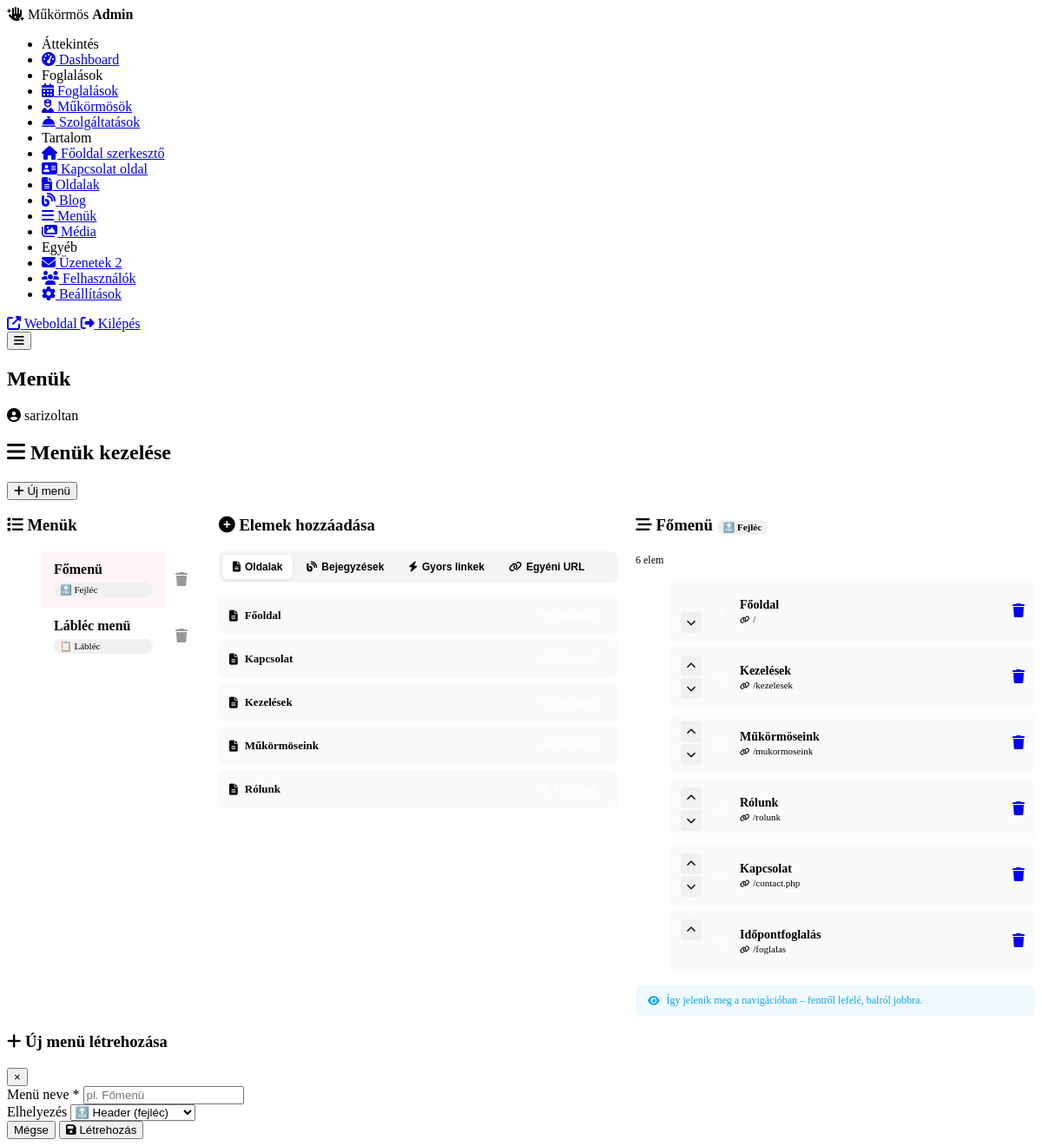
The page /admin/menus.php (signed in) on the database its author committed.
### tables this page shows
CREATE TABLE `menus` (
  `id` int(11) NOT NULL,
  `name` varchar(100) NOT NULL,
  `location` varchar(50) DEFAULT NULL
);

CREATE TABLE `pages` (
  `id` int(11) NOT NULL,
  `title` varchar(255) NOT NULL,
  `slug` varchar(255) NOT NULL,
  `content` longtext DEFAULT NULL,
  `meta_title` varchar(255) DEFAULT NULL,
  `meta_description` text DEFAULT NULL,
  `schema_type` varchar(50) DEFAULT 'WebPage',
  `status` enum('published','draft') DEFAULT 'draft',
  `sort_order` int(11) DEFAULT 0,
  `created_at` timestamp NOT NULL DEFAULT current_timestamp(),
  `updated_at` timestamp NOT NULL DEFAULT current_timestamp() ON UPDATE current_timestamp()
);

CREATE TABLE `menu_items` (
  `id` int(11) NOT NULL,
  `menu_id` int(11) NOT NULL,
  `parent_id` int(11) DEFAULT 0,
  `label` varchar(100) NOT NULL,
  `url` varchar(255) DEFAULT NULL,
  `page_id` int(11) DEFAULT NULL,
  `sort_order` int(11) DEFAULT 0,
  `target` varchar(20) DEFAULT '_self'
);

### includes/functions.php (called while the page is built, shortened)
<?php
function csrf_token(): string {
    return $_SESSION['csrf_token'];
}
function e(?string $str): string {
    return htmlspecialchars((string)($str ?? ''), ENT_QUOTES, 'UTF-8');
}

### admin/menus.php (the view, shortened to what this page needs)
<?php
require_once '../includes/db.php';
require_once '../includes/functions.php';
$menus = $pdo->query("SELECT * FROM menus ORDER BY id ASC")->fetchAll();
$active_menu_id = (int)($_GET['menu'] ?? 0);
if (!$active_menu_id && $menus) $active_menu_id = $menus[0]['id'];
$menu_items = [];
if ($active_menu_id) {
    $stmt = $pdo->prepare("SELECT * FROM menu_items WHERE menu_id=? ORDER BY sort_order ASC");
    $stmt->execute([$active_menu_id]);
    $menu_items = $stmt->fetchAll();
}
$all_pages = $pdo->query("SELECT id, title, slug FROM pages WHERE status='published' ORDER BY title ASC")->fetchAll();
$active_menu = null;
foreach ($menus as $m) {
    if ($m['id'] == $active_menu_id) { $active_menu = $m; break; }
}
require_once 'partials/header.php';
?>
<div class="page-header">
    <h2><i class="fas fa-bars"></i> Menük kezelése</h2>
    <button class="btn btn-primary" data-modal-open="createMenuModal">
        <i class="fas fa-plus"></i> Új menü
    </button>
</div>
<div class="menus-layout">
    <div class="menus-sidebar-panel">
        <div class="card">
            <div class="card-header"><h3><i class="fas fa-list"></i> Menük</h3></div>
            <?php if ($menus): ?>
            <ul class="menu-list">
                <?php foreach ($menus as $m): ?>
                <li class="<?= $m['id'] == $active_menu_id ? 'active' : '' ?>">
                    <a href="menus.php?menu=<?= $m['id'] ?>">
                        <strong><?= e($m['name']) ?></strong>
                        <?php if ($m['location']): ?>
                        <span class="menu-location-badge">
                            <?= $m['location'] === 'header' ? '🔝 Fejléc' : '📋 Lábléc' ?>
                        </span>
                        <?php endif; ?>
                    </a>
                    <a href="menus.php?delete_menu=<?= $m['id'] ?>&csrf_token=<?= csrf_token() ?>"
                       class="menu-delete-btn"
                       data-confirm="Biztosan törlöd ezt a menüt az összes elemével?">
                        <i class="fas fa-trash"></i>
                    </a>
                </li>
                <?php endforeach; ?>
            </ul>
            <?php else: ?>
            <div class="empty-state"><i class="fas fa-bars"></i><p>Még nincs menü.</p></div>
            <?php endif; ?>
        </div>
    </div>
    <?php if ($active_menu_id && $active_menu): ?>
    <div class="menus-main-panel">
        <div class="menu-editor-grid">
            <div>
                <div class="card">
                    <div class="card-header">
                        <h3><i class="fas fa-plus-circle"></i> Elemek hozzáadása</h3>
                    </div>
                    <div class="add-item-tabs">
                        <button class="add-tab active" onclick="switchTab('pages', this)">
                            <i class="fas fa-file-alt"></i> Oldalak
                        </button>
                        <button class="add-tab" onclick="switchTab('posts', this)">
                            <i class="fas fa-blog"></i> Bejegyzések
                        </button>
                        <button class="add-tab" onclick="switchTab('quick', this)">
                            <i class="fas fa-bolt"></i> Gyors linkek
                        </button>
                        <button class="add-tab" onclick="switchTab('custom', this)">
                            <i class="fas fa-link"></i> Egyéni URL
                        </button>
                    </div>
                    <div class="add-tab-content active" id="tab-pages">
                        <?php if ($all_pages): ?>
                        <div class="item-picker-list">
                            <?php foreach ($all_pages as $pg): ?>
                            <div class="item-picker-row">
                                <div class="item-picker-info">
                                    <i class="fas fa-file-alt"></i>
                                    <span><?= e($pg['title']) ?></span>
                                </div>
                                <form method="POST" action="menus.php?menu=<?= $active_menu_id ?>">
                                    <button type="submit" class="btn-add-item">
                                        <i class="fas fa-plus"></i> Hozzáad
                                    </button>
                                </form>
                            </div>
                            <?php endforeach; ?>
                        </div>
                        <?php endif; ?>
                    </div>
                </div>
            </div>
            <div>
                <div class="card">
                    <div class="card-header">
                        <h3>
                            <i class="fas fa-stream"></i>
                            <?= e($active_menu['name']) ?>
                            <?php if ($active_menu['location']): ?>
                            <span class="menu-location-badge">
                                <?= $active_menu['location'] === 'header' ? '🔝 Fejléc' : '📋 Lábléc' ?>
                            </span>
                            <?php endif; ?>
                        </h3>
                        <span style="font-size:12px;color:var(--text-muted);"><?= count($menu_items) ?> elem</span>
                    </div>
                    <?php if ($menu_items): ?>
                    <ul class="menu-items-list">
                        <?php foreach ($menu_items as $i => $item): ?>
                        <li class="menu-item-row">
                            <div class="order-btns">
                                <?php if ($i > 0): ?>
                                <a href="menus.php?menu=<?= $active_menu_id ?>&move=up&id=<?= $item['id'] ?>&csrf_token=<?= csrf_token() ?>"
                                   class="order-btn" title="Fel">
                                    <i class="fas fa-chevron-up"></i>
                                </a>
                                <?php else: ?>
                                <span class="order-btn disabled"></span>
                                <?php endif; ?>
                                <?php if ($i < count($menu_items) - 1): ?>
                                <a href="menus.php?menu=<?= $active_menu_id ?>&move=down&id=<?= $item['id'] ?>&csrf_token=<?= csrf_token() ?>"
                                   class="order-btn" title="Le">
                                    <i class="fas fa-chevron-down"></i>
                                </a>
                                <?php else: ?>
                                <span class="order-btn disabled"></span>
                                <?php endif; ?>
                            </div>
                            <div class="menu-item-content">
                                <div class="menu-item-num"><?= $i + 1 ?></div>
                                <div>
                                    <strong><?= e($item['label']) ?></strong>
                                    <div class="menu-item-url">
                                        <i class="fas fa-link"></i>
                                        <?= e($item['url']) ?>
                                    </div>
                                </div>
                            </div>
                            <a href="menus.php?delete_item=<?= $item['id'] ?>&csrf_token=<?= csrf_token() ?>&menu=<?= $active_menu_id ?>"
                               class="action-btn delete"
                               data-confirm="Biztosan törlöd ezt a menüpontot?">
                                <i class="fas fa-trash"></i>
                            </a>
                        </li>
                        <?php endforeach; ?>
                    </ul>
                    <div class="menu-preview-note">
                        <i class="fas fa-eye"></i>
                        Így jelenik meg a navigációban – fentről lefelé, balról jobbra.
                    </div>
                    <?php endif; ?>
                </div>
            </div>
        </div>
    </div>
    <?php endif; ?>
</div>
<div class="modal-overlay" id="createMenuModal">
    <div class="modal" style="max-width:440px;">
        <div class="modal-header">
            <h3><i class="fas fa-plus"></i> Új menü létrehozása</h3>
            <button class="modal-close">&times;</button>
        </div>
        <form method="POST" action="menus.php">
            <div class="modal-body">
                <div class="form-group">
                    <label>Menü neve *</label>
                    <input type="text" name="menu_name" placeholder="pl. Főmenü" required>
                </div>
                <div class="form-group">
                    <label>Elhelyezés</label>
                    <select name="menu_location">
                        <option value="header">🔝 Header (fejléc)</option>
                    </select>
                </div>
            </div>
            <div class="modal-footer">
                <button type="button" class="btn btn-secondary modal-close">Mégse</button>
                <button type="submit" class="btn btn-primary"><i class="fas fa-save"></i> Létrehozás</button>
            </div>
        </form>
    </div>
</div>
<?php require_once 'partials/footer.php'; ?>

### rows shown on the page
menus: name "Főmenü", location "🔝 Fejléc"
menus: name "Lábléc menü", location "📋 Lábléc"
pages: title "Főoldal"
pages: title "Kapcsolat"
pages: title "Kezelések"
pages: title "Műkörmöseink"
pages: title "Rólunk"
menu_items: label "Főoldal", url "/"
menu_items: label "Kezelések", url "/kezelesek"
menu_items: label "Műkörmöseink", url "/mukormoseink"
menu_items: label "Rólunk", url "/rolunk"
menu_items: label "Kapcsolat", url "/contact.php"
menu_items: label "Időpontfoglalás", url "/foglalas"

### other values the page prints
$new_msg "2"
$page_title "Menük"
current_admin()['name'] "sarizoltan"
count($menu_items) "6"
